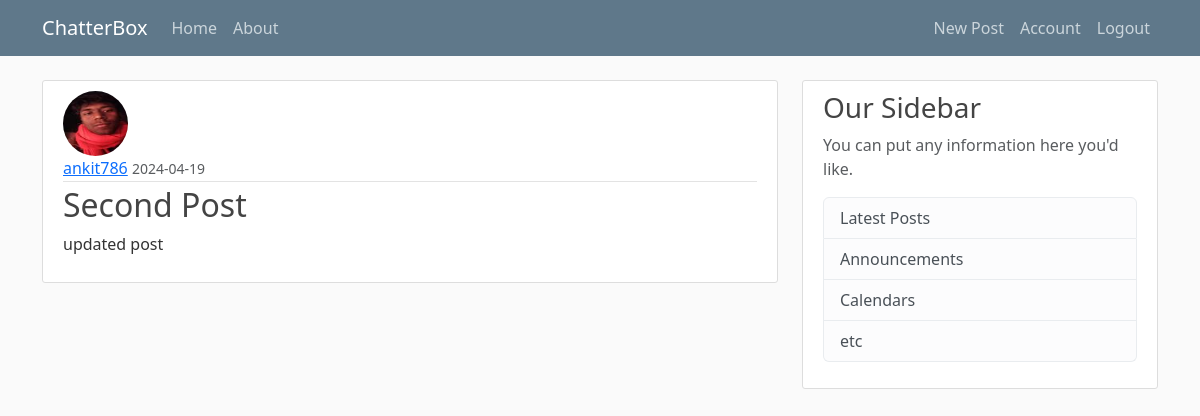
Page /post/2 (signed in) on the earlier database version.
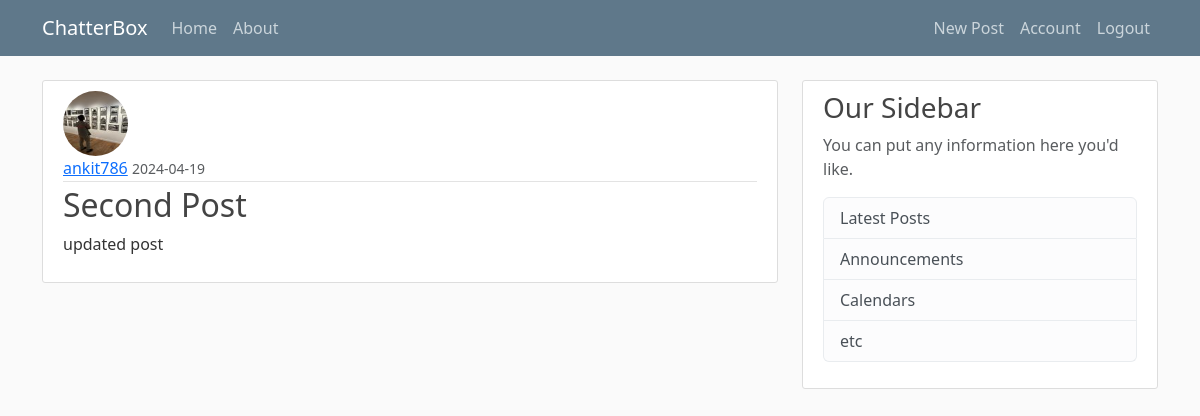
Same page on the later database version.
### blogapp/models.py (models this page shows, shortened)
class User(db.Model, UserMixin):
    id = db.Column(db.Integer, primary_key=True)
    username = db.Column(db.String(20), unique=True, nullable=False)
    email = db.Column(db.String(120), unique=True, nullable=False)
    image_file = db.Column(db.String(20), nullable=False, default='default.jpg')
    password = db.Column(db.String(60), nullable=False)
    posts = db.relationship('Post', backref='author', lazy=True)

### blogapp/routes.py (the view)
@app.route("/post/<int:post_id>")
def post(post_id):
    post = Post.query.get_or_404(post_id)
    return render_template('post.html', title=post.title, post=post)

### blogapp/models.py (called while the page is built)
@login_manager.user_loader
def load_user(user_id):
    return User.query.get(int(user_id))

### blogapp/templates/post.html (shortened to what this page needs)
{% extends "base.html" %}
{% block content %}
  <article class="media content-section">
    <img class="rounded-circle article-img" src="{{ url_for('static', filename='profile_pics/' + post.author.image_file) }}">
    <div class="media-body">
      <div class="article-metadata">
        <a class="mr-2" href="{{ url_for('user_posts', username=post.author.username) }}">{{ post.author.username }}</a>
        <small class="text-muted">{{ post.date_posted.strftime('%Y-%m-%d') }}</small>
      </div>
      <h2 class="article-title">{{ post.title }}</h2>
      <p class="article-content">{{ post.content }}</p>
    </div>
  </article>
{% endblock content %}

Differences in the rows shown:
changed User "ankit786": image_file: a different picture
